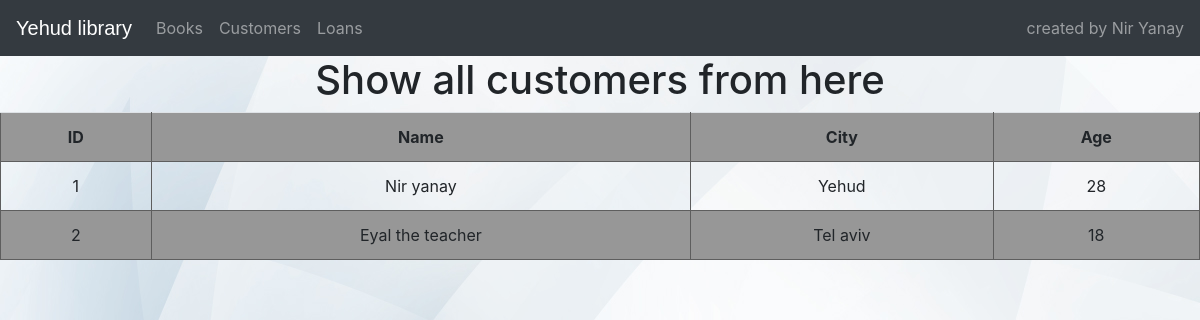
/Customers/displayAllCustomers, run on the app's committed database.
### tables this page shows
CREATE TABLE Customers (
            ID int,name text,city text,age int,
            PRIMARY KEY (ID));

### main.py (the view)
@api.route("/Customers/displayAllCustomers",methods=['GET','POST'])
def displayAllCustomers():
    return tCustomers.Customer.displayAllCustomers(tCustomers.Customer)

### tools/Customers.py (called while the page is built)
    def displayAllCustomers(self):
        self.cur.execute('''SELECT * FROM Customers''')
        Customers = self.cur.fetchall()
        self.con.commit()
        return render_template("/Customers/displayAllCustomers.html", Customers=Customers)

### templates/Customers/displayAllCustomers.html (shortened to what this page needs)
{%extends 'layout.html'%}
{%block content%}
<link rel="stylesheet" href="https://cdn.jsdelivr.net/npm/bootstrap@4.0.0/dist/css/bootstrap.min.css">
<body background="/static/image/BG.jpg">
<h1 class="text-center">Show all customers from here</h1>
<div class="table-responsive">
    <table class="table">
        <tr>
            <th>ID</th>
            <th>Name</th>
            <th>City</th>
            <th>Age</th>
        </tr>
    {%for customer in Customers%}
    <tr>
        <td>{{customer[0]}}</td>
        <td>{{customer[1]}}</td>
        <td>{{customer[2]}}</td>
        <td>{{customer[3]}}</td>
    </tr>
    {%endfor%}
    </table>
</div>
</body>
{%endblock%}

### templates/layout.html (style rules this page uses)
table { border-collapse: collapse; width: 50%; text-align: center; }
th, td { padding: 0.25rem; text-align: center; border: 1px solid rgb(94, 94, 94); }
tbody tr:nth-child(odd) { background: rgb(151, 151, 151); }

### data on the page
Customers: ID "1", name "Nir yanay", city "Yehud", age "28"
Customers: ID "2", name "Eyal the teacher", city "Tel aviv", age "18"
